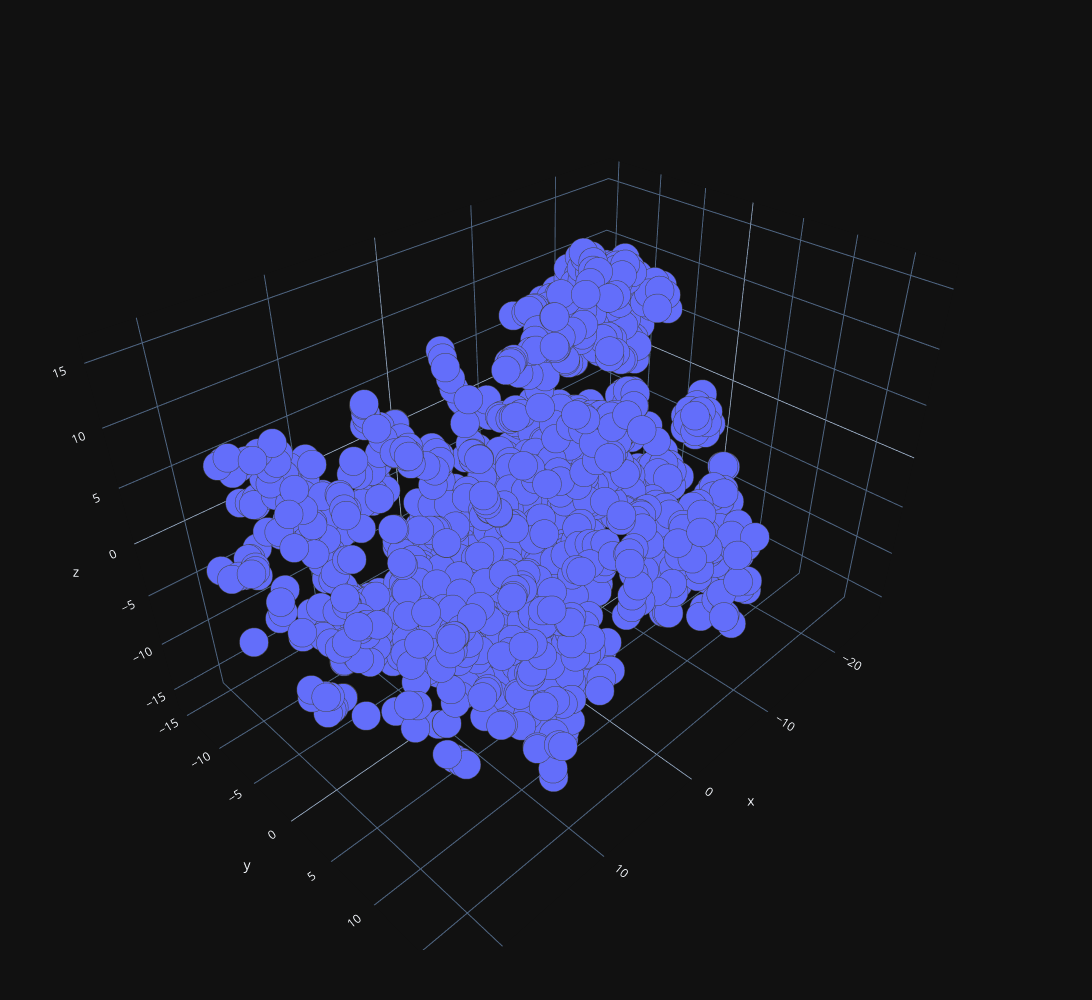

This figure's notebook cell:
### Code cell
n_components = 3
tsne_data = cf.apply_tsne(sampled_df, n_components)

cf.plot_3d(tsne_data[:, 0],tsne_data[:, 1],tsne_data[:, 2])

### Figure 1 — Plotly figure (JSON) as saved in the notebook; plotly's stock layout.template omitted (floating-point values rounded to 4 significant figures; data arrays with more than 128 entries replaced by an {"elided": "..."} marker saying what was removed)
{"data": [{"marker": {"colorscale": [[0, "rgb(150,0,90)"], [0.125, "rgb(0,0,200)"], [0.25, "rgb(0,25,255)"], [0.375, "rgb(0,152,255)"], [0.5, "rgb(44,255,150)"], [0.625, "rgb(151,255,0)"], [0.75, "rgb(255,234,0)"], [0.875, "rgb(255,111,0)"], [1, "rgb(255,0,0)"]], "line": {"width": 1}, "opacity": 1, "size": 10}, "mode": "markers", "type": "scatter3d", "x": {"elided": "1260 float values"}, "y": {"elided": "1260 float values"}, "z": {"elided": "1260 float values"}}], "layout": {"height": 1000, "margin": {"b": 50, "l": 50, "r": 50, "t": 50}, "width": 1800}}
